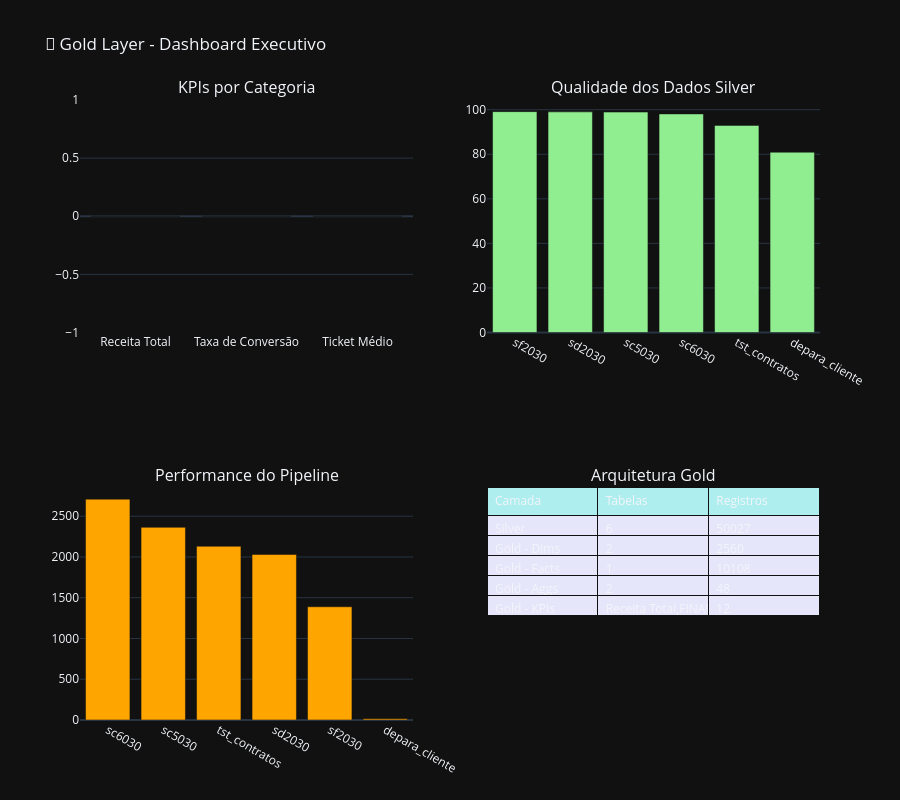

The notebook cell this image was saved under:
### Markdown cell above
---
## 11. 📈 Dashboard Executivo

### Code cell
print("📈 Criando Dashboard Executivo...")

# Buscar KPIs
kpis = client.query_df(f"""
    SELECT 
        kpi_nome,
        kpi_categoria,
        valor_atual,
        meta,
        atingimento_pct,
        unidade
    FROM {CH_DATABASE_GOLD}.kpi_snapshot
    WHERE data_referencia = (SELECT MAX(data_referencia) FROM {CH_DATABASE_GOLD}.kpi_snapshot)
    ORDER BY kpi_categoria, kpi_nome
""")

# Criar dashboard
fig = make_subplots(
    rows=2, cols=2,
    subplot_titles=(
        'KPIs por Categoria',
        'Qualidade dos Dados Silver',
        'Performance do Pipeline',
        'Arquitetura Gold'
    ),
    specs=[
        [{'type': 'bar'}, {'type': 'bar'}],
        [{'type': 'bar'}, {'type': 'table'}]
    ]
)

# 1. KPIs
if len(kpis) > 0:
    fig.add_trace(
        go.Bar(
            x=kpis['kpi_nome'],
            y=kpis['atingimento_pct'],
            name='Atingimento %',
            marker_color='lightblue'
        ),
        row=1, col=1
    )

# 2. Qualidade
try:
    quality = client.query_df(f"""
        SELECT * FROM {CH_DATABASE_GOLD}.view_quality_summary
        ORDER BY quality_score_medio DESC
    """)
    
    if len(quality) > 0:
        fig.add_trace(
            go.Bar(
                x=quality['table_name'],
                y=quality['quality_score_medio'],
                name='Quality Score',
                marker_color='lightgreen'
            ),
            row=1, col=2
        )
except:
    pass

# 3. Performance
try:
    perf = client.query_df(f"""
        SELECT * FROM {CH_DATABASE_GOLD}.view_performance_summary
        ORDER BY throughput_medio DESC
    """)
    
    if len(perf) > 0:
        fig.add_trace(
            go.Bar(
                x=perf['table_name'],
                y=perf['throughput_medio'],
                name='Throughput',
                marker_color='orange'
            ),
            row=2, col=1
        )
except:
    pass

# 4. Tabela resumo
fig.add_trace(
    go.Table(
        header=dict(
            values=['Camada', 'Tabelas', 'Registros'],
            fill_color='paleturquoise',
            align='left'
        ),
        cells=dict(
            values=[
                ['Silver', 'Gold - Dims', 'Gold - Facts', 'Gold - Aggs', 'Gold - KPIs'],
                [len(silver_tables), dims, facts, aggs, kpis],
                [silver_tables['total_rows'].sum(),
                 gold_tables[gold_tables['table_name'].str.startswith('dim_')]['total_rows'].sum(),
                 gold_tables[gold_tables['table_name'].str.startswith('fact_')]['total_rows'].sum(),
                 gold_tables[gold_tables['table_name'].str.startswith('agg_')]['total_rows'].sum(),
                 gold_tables[gold_tables['table_name'].str.startswith('kpi_')]['total_rows'].sum()]
            ],
            fill_color='lavender',
            align='left'
        )
    ),
    row=2, col=2
)

fig.update_layout(
    height=800,
    title_text="🥇 Gold Layer - Dashboard Executivo",
    showlegend=False
)

fig.show()
print("✅ Dashboard criado!")

### Figure 1 — Plotly figure (JSON) as saved in the notebook; plotly's stock layout.template omitted (floating-point values rounded to 4 significant figures)
{"data": [{"marker": {"color": "lightblue"}, "name": "Atingimento %", "x": ["Receita Total", "Taxa de Conversão", "Ticket Médio"], "y": [0.0, 0.0, 0.0], "type": "bar", "xaxis": "x", "yaxis": "y"}, {"marker": {"color": "lightgreen"}, "name": "Quality Score", "x": ["sf2030", "sd2030", "sc5030", "sc6030", "tst_contratos", "depara_cliente"], "y": [99.15, 99.04, 98.94, 98.12, 92.97, 80.93], "type": "bar", "xaxis": "x2", "yaxis": "y2"}, {"marker": {"color": "orange"}, "name": "Throughput", "x": ["sc6030", "sc5030", "tst_contratos", "sd2030", "sf2030", "depara_cliente"], "y": [2710.0, 2364.0, 2132.0, 2032.0, 1389.0, 15.16], "type": "bar", "xaxis": "x3", "yaxis": "y3"}, {"cells": {"align": "left", "fill": {"color": "lavender"}, "values": [["Silver", "Gold - Dims", "Gold - Facts", "Gold - Aggs", "Gold - KPIs"], [6, 2, 1, 2, [["Receita Total", "FINANCEIRO", 0.0, 1000000.0, 0.0, "R$"], ["Taxa de Conversão", "VENDAS", 0.0, 15.0, 0.0, "%"], ["Ticket Médio", "VENDAS", 0.0, 500.0, 0.0, "R$"]]], [50027, 2560, 10108, 48, 12]]}, "header": {"align": "left", "fill": {"color": "paleturquoise"}, "values": ["Camada", "Tabelas", "Registros"]}, "type": "table", "domain": {"x": [0.55, 1.0], "y": [0.0, 0.375]}}], "layout": {"xaxis": {"anchor": "y", "domain": [0.0, 0.45]}, "yaxis": {"anchor": "x", "domain": [0.625, 1.0]}, "xaxis2": {"anchor": "y2", "domain": [0.55, 1.0]}, "yaxis2": {"anchor": "x2", "domain": [0.625, 1.0]}, "xaxis3": {"anchor": "y3", "domain": [0.0, 0.45]}, "yaxis3": {"anchor": "x3", "domain": [0.0, 0.375]}, "annotations": [{"font": {"size": 16}, "showarrow": false, "text": "KPIs por Categoria", "x": 0.225, "xanchor": "center", "xref": "paper", "y": 1.0, "yanchor": "bottom", "yref": "paper"}, {"font": {"size": 16}, "showarrow": false, "text": "Qualidade dos Dados Silver", "x": 0.775, "xanchor": "center", "xref": "paper", "y": 1.0, "yanchor": "bottom", "yref": "paper"}, {"font": {"size": 16}, "showarrow": false, "text": "Performance do Pipeline", "x": 0.225, "xanchor": "center", "xref": "paper", "y": 0.375, "yanchor": "bottom", "yref": "paper"}, {"font": {"size": 16}, "showarrow": false, "text": "Arquitetura Gold", "x": 0.775, "xanchor": "center", "xref": "paper", "y": 0.375, "yanchor": "bottom", "yref": "paper"}], "title": {"text": "🥇 Gold Layer - Dashboard Executivo"}, "height": 800, "showlegend": false}}
